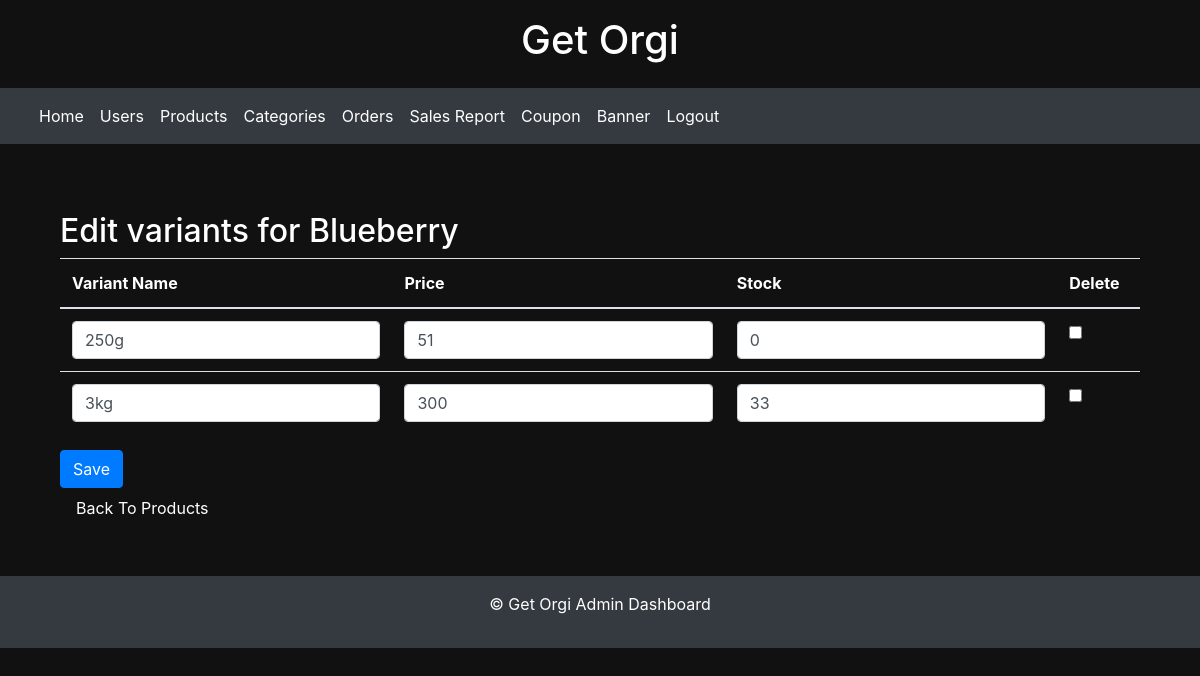
/product/1/edit-variants/, run on the app's committed database.
### shopping/models.py (models this page shows, shortened)
class Product(models.Model):
    name = models.CharField(max_length=50)
    description = models.TextField(max_length=200, default='')
    stock = models.PositiveIntegerField(default=1)
    category = models.ForeignKey(Category, on_delete=models.CASCADE,  null=True)
    normalprice = models.IntegerField(default=0)
    listed = models.BooleanField(default=True)
    offer_percentage = models.IntegerField(default=0)

class ProductVariant(models.Model):
    product = models.ForeignKey(Product, on_delete=models.CASCADE)
    variant =models.CharField(max_length=50)
    price = models.IntegerField()
    price_after_offer = models.IntegerField(default=0)
    stock = models.PositiveIntegerField(default=1)

### shopping/views.py (the view, shortened to what this page needs)
# urls.py: path('product/<int:product_id>/edit-variants/', views.edit_variants, name='edit_variants'),
def edit_variants(request, product_id):
    product = get_object_or_404(Product, pk=product_id)
    variants = ProductVariant.objects.filter(product=product)
    return render(request, 'edit_variants.html', {'product': product, 'variants': variants})

### templates/edit_variants.html (shortened to what this page needs)
{% extends 'admin_dash.html' %}
{% block content %}
<body style="background-color: #111; color: #fff;">
<div class="container-fluid" style="background-color: #111; color: #fff;">
  <h2>Edit variants for {{ product.name }}</h2>
  <form method="post">
    <table class="table" style="background-color: #111; color: #fff;">
      <thead>
        <tr>
          <th>Variant Name</th>
          <th>Price</th>
          <th>Stock</th>
          <th>Delete</th>
        </tr>
      </thead>
      <tbody>
        {% for variant in variants %}
          <tr>
            <td><input type="text" id="{{ variant.id }}_name" name="{{ variant.id }}_name" value="{{ variant.variant }}" class="form-control" required></td>
            <td><input type="number" id="{{ variant.id }}_price" name="{{ variant.id }}_price" value="{{ variant.price }}" class="form-control" required></td>
            <td><input type="number" id="{{ variant.id }}_stock" name="{{ variant.id }}_stock" value="{{ variant.stock }}" class="form-control" required></td>
            <td><input type="checkbox" name="{{ variant.id }}_delete"></td>
          </tr>
        {% endfor %}
      </tbody>
    </table>
    <button type="submit" class="btn btn-primary">Save</button>
      <a class="nav-link" href="{% url 'admin_page' %}">Back To Products</a>
  </form>
</div>
</body>
{% endblock %}

### templates/admin_dash.html (style rules this page uses)
body { background-color: #f8f9fa; }
.nav-link { color: #fff !important; }

### data on the page
Product: name "Blueberry"
ProductVariant: variant "250g", price "51", stock "0"
ProductVariant: variant "3kg", price "300", stock "33"
